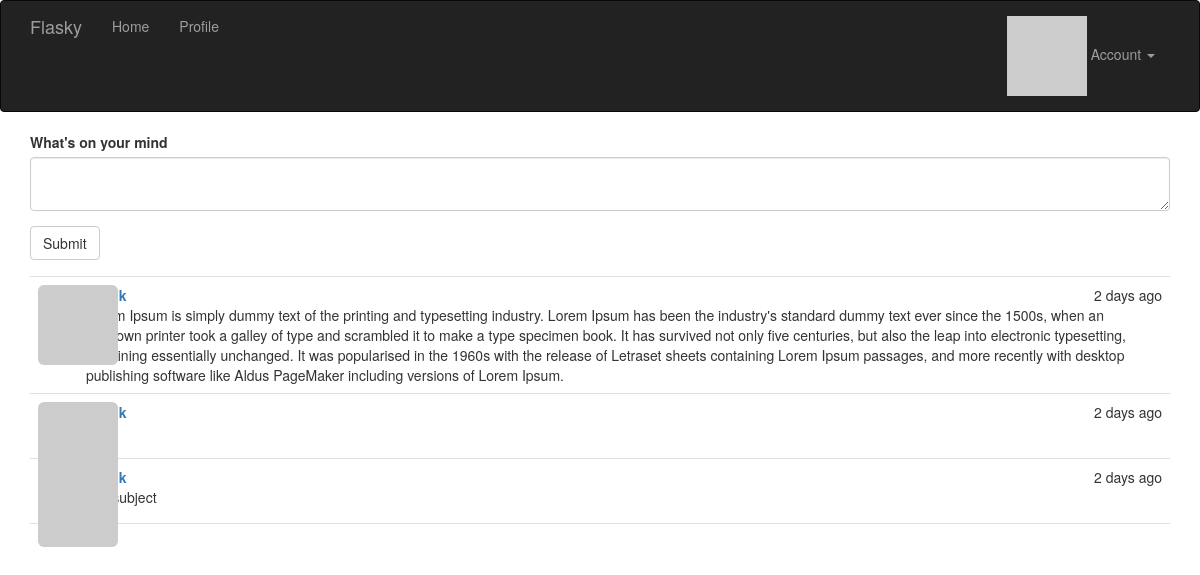
The page / (signed in) on the database its author committed.
### app/models.py (models this page shows)
class Post(db.Model):
    __tablename__ = 'posts'
    id = db.Column(db.Integer, primary_key=True)
    body = db.Column(db.Text)
    timestamp = db.Column(db.DateTime, index=True, default=datetime.utcnow())
    author_id = db.Column(db.Integer, db.ForeignKey('users.id'))

### app/main/views.py (the view)
@main.route('/', methods=['GET', 'POST'])
def index():
    form = PostForm()
    if current_user.can(Permission.WRITE_ARTICLES) and \
            form.validate_on_submit():
        post = Post(body=form.body.data,
                    author=current_user._get_current_object())
        db.session.add(post)
        return redirect(url_for('main.index'))
    posts = Post.query.order_by(Post.timestamp.desc()).all()
    return render_template('index.html', form=form, posts=posts, Permission=Permission)

### app/main/forms.py
class PostForm(Form):
    body = TextAreaField("What's on your mind", validators=[DataRequired()])
    submit = SubmitField('Submit')

### app/auth/views.py (called while the page is built)
@auth.before_app_request
def before_request():
    if current_user.is_authenticated:
        current_user.ping()
        if not current_user.confirmed \
                and request.endpoint[:5] != 'auth.':
                    return redirect(url_for('auth.unconfirmed'))

### app/models.py (called while the page is built)
@login_manager.user_loader
def load_user(user_id):
    return User.query.get(int(user_id))

    def can(self, permissions):
        return self.role is not None and \
                (self.role.permissions & permissions) == permissions

    def ping(self):
        self.last_seen = datetime.utcnow()
        db.session.add(self)

    def gravatar(self, size=100, default='identicon', rating='g'):
        if request.is_secure:
            url = 'http://secure.gravatar.com/avatar'
        else:
            url = 'http://www.gravatar.com/avatar'
        hash = self.avatar_hash or hashlib.md5(self.email.encode('utf-8')).hexdigest()
        return '{url}/{hash}?s={size}&d={default}&r={rating}'.format(
                url=url, hash=hash, size=size, default=default, rating=rating)

### app/templates/index.html (shortened to what this page needs)
{% extends "base.html" %}
{% import "bootstrap/wtf.html" as wtf %}
{% block page_content %}
<div class="form-group">
    {% if current_user.can(Permission.WRITE_ARTICLES) %}
    {{ wtf.quick_form(form) }}
    {% endif %}
</div>
{% include "_posts.html" %}
{% endblock page_content %}

### app/templates/_posts.html
<ul class="posts">
    {% for post in posts %}
    <li class="post">
        <div class="post-thumbnail">
            <a href="{{ url_for('.user', username=post.author.username) }}">
                <img class="img-rounded profile-thumbnail" src="{{ post.author.gravatar(size=40) }}">
            </a>
        </div>
        <div class="post-content">
            <div class="post-date">{{ moment(post.timestamp).fromNow() }}</div>
            <div class="post-author"><a href="{{ url_for('.user', username=post.author.username) }}">{{ post.author.username }}</a></div>
            <div class="post-body">
                {{ post.body }}
            </div>
        </div>
    </li>
    {% endfor %}
</ul>

### app/static/style.css (style rules this page uses)
.profile-thumbnail { position: absolute; }
ul.posts { list-style-type: none; padding: 0px; margin: 16px 0px 0px 0px; border-top: 1px solid #e0e0e0; }
ul.posts li.post { padding: 8px; border-bottom: 1px solid #e0e0e0; }
div.post-date { float: right; }
div.post-author { font-weight: bold; }
div.post-thumbnail { position: absolute; }
div.post-content { margin-left: 48px; min-height: 48px; }

### rows shown on the page
Post: timestamp "2 days ago", body "Lorem Ipsum is simply dummy text of the printing and typesetting industry. Lorem Ipsum has been the industry's standard dummy text ever since the 1500s, when an unknown printer took a galley of type and scrambled it to make a type specimen book. It has survived not only five centuries, but also the leap into electronic typesetting, remaining essentially unchanged. It was popularised in the 1960s with the release of Letraset sheets containing Lorem Ipsum passages, and more recently with desktop publishing software like Aldus PageMaker including versions of Lorem Ipsum."
Post: timestamp "2 days ago"
Post: timestamp "2 days ago", body "test subject"
